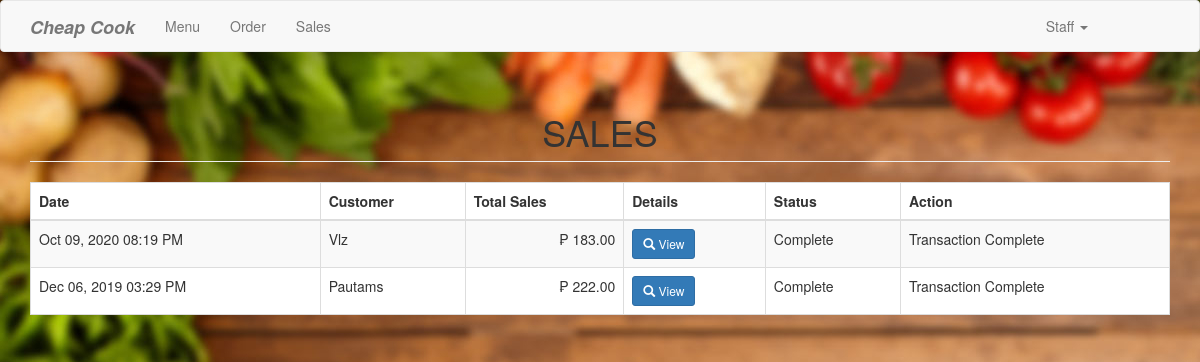
/staffsales.php, run on an earlier commit of the app's database.
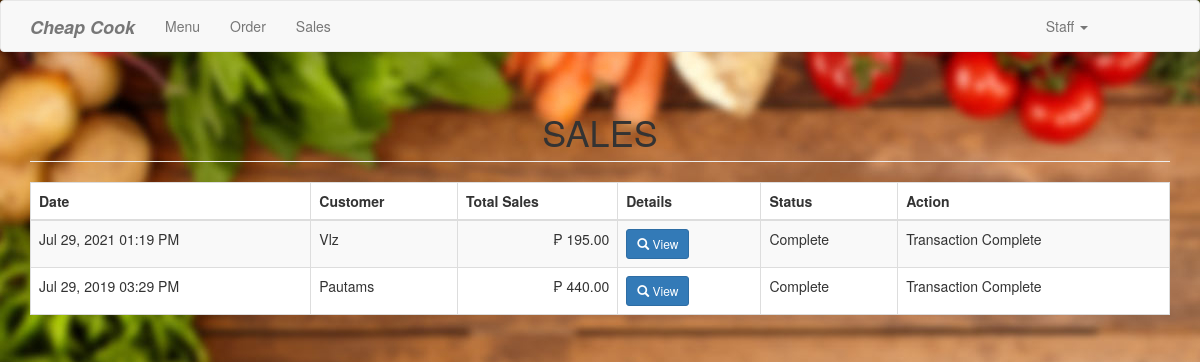
And on a later commit of the database.
### tables this page shows
CREATE TABLE `purchase` (
  `purchaseid` int(11) NOT NULL,
  `customer` varchar(50) NOT NULL,
  `total` double NOT NULL,
  `date_purchase` datetime NOT NULL,
  `status` varchar(100) NOT NULL
);

### staffsales.php (the view, shortened to what this page needs)
<?php include('header.php'); ?>
<body>
<?php include('staffnavbar.php'); ?>
<div class="container">
	<h1 class="page-header text-center">SALES</h1>
	<table class="table table-striped table-bordered" style="background-color: white">
		<thead>
			<th>Date</th>
			<th>Customer</th>
			<th>Total Sales</th>
			<th>Details</th>
			<th>Status</th>
			<th>Action</th>
		</thead>
		<tbody>
			<?php
				$sql="select * from purchase order by purchaseid desc";
				$query=$conn->query($sql);
				while($row=$query->fetch_array()){
					?>
					<tr>
						<td><?php echo date('M d, Y h:i A', strtotime($row['date_purchase'])) ?></td>
						<td><?php echo $row['customer']; ?></td>
						<td class="text-right">&#8369; <?php echo number_format($row['total'], 2); ?></td>
						<td><a href="#details<?php echo $row['purchaseid']; ?>" data-toggle="modal" class="btn btn-primary btn-sm"><span class="glyphicon glyphicon-search"></span> View </a>
						</td>
						<td><?php echo $row['status']; ?></td>
						<td>
					<?php if($row['status']=='Complete'){?>
				<p>Transaction Complete</p>
				<?php }?>	</td>
					</tr>
					<?php
				}
			?>
		</tbody>
	</table>
</div>
</body>
</html>

What changed in the data, as far as the page shows it:
changed purchase "Vlz": date_purchase "Oct 09, 2020 08:19 PM" → "Jul 29, 2021 01:19 PM"; total "183.00" → "195.00"
changed purchase "Pautams": date_purchase "Dec 06, 2019 03:29 PM" → "Jul 29, 2019 03:29 PM"; total "222.00" → "440.00"
